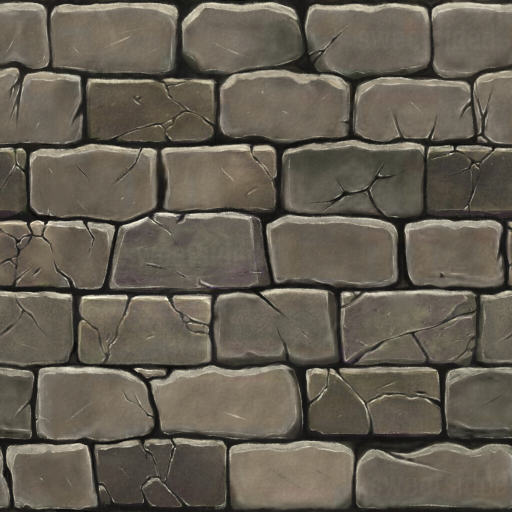
#> input picture neuronav/envs/wall_texture.jpg, 1024 x 1024 px, found by its file name (shown at 1/2 size)
$ python 3d.py
#> lines starting #> are read from the running program, lines starting #| are printed output that depends on the picture
import numpy as np
from neuronav.envs.grid_env import GridEnv, GridOrientation, GridTemplate
import cv2

sky_color = (200, 100, 50)

# Pseudo-3D rendering parameters
SCREEN_WIDTH, SCREEN_HEIGHT = 480, 480
FOV = np.pi / 3
NUM_RAYS = 480

# Actions
MOVE_FORWARD = 2
TURN_RIGHT = 1
TURN_LEFT = 0


# [13 lines left out: functions create_gridworld, render_top_down_view, not called in this run]


def render_sky(view):
    view[: SCREEN_HEIGHT // 2, :, :] = sky_color
    return view


# [90 lines left out: functions render_floor, cast_ray, get_wall_height, render_walls, render_pseudo_3d_view, not called in this run]


def main():
    wall_texture = cv2.imread("./notebooks/wall_texture.jpg")
#> wall_texture is the input picture: shape (1024, 1024, 3); mean B, G, R 82.4, 94.2, 100.8
    # downsample the texture to speed up rendering
    wall_texture = cv2.resize(
        wall_texture, (wall_texture.shape[1] // 8, wall_texture.shape[0] // 8)
    )
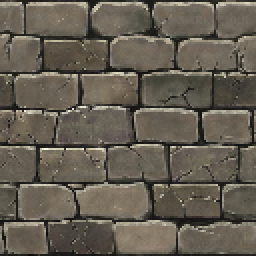
#> wall_texture: shape (128, 128, 3) (shown 2 times larger); mean B, G, R 82.6, 94.4, 101.1

    floor_texture = cv2.imread("./notebooks/floor_texture.jpg")
    # downsample the texture to speed up rendering
    floor_texture = cv2.resize(
#> (the run stopped early here; a loop or call above may not have finished)
